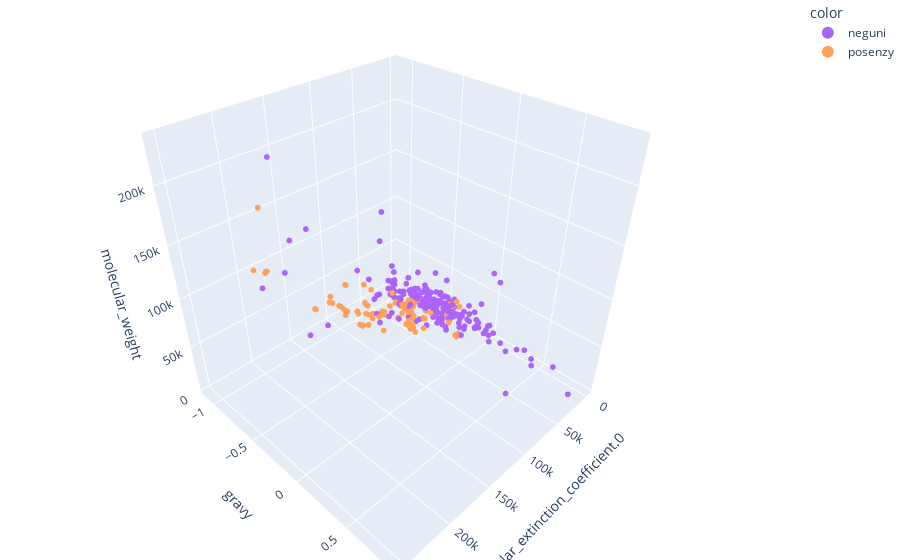

Notebook code for this chart:
### Code cell
#this code enables drawing a 3D graph of the proteins. Each dot represents one protein with the values of a given physiochemical
#trait and laid out in a 3D space. Select the properties 

total['size'] = 10
color_discrete_map = {'neg': 'rgb(0,0, 255)', 'pos': 'rgb(255, 0, 128)', 'enzy': 'rgb(0,255,0)'}


fig = express.scatter_3d(total,
                         x='physical_property_1', y='physical_property_2', z='physical_property_3',
                         color='color',
                         size='size',
                         size_max=20,
                         hover_name='name',
                         hover_data=['physical_property_1', 
                                     'physical_property_2', 
                                     'physical_property_3'],
                         color_discrete_map=color_discrete_map)
fig.update_traces(marker=dict(size=2))
fig.update_layout(margin=dict(l=0, r=0, b=0, t=0))
fig.write_html("examplefile.html")
fig.show()

### Figure 1 — Plotly figure (JSON) as saved in the notebook; plotly's stock layout.template omitted (floating-point values rounded to 4 significant figures; data arrays with more than 128 entries replaced by an {"elided": "..."} marker saying what was removed)
{"data": [{"customdata": {"elided": "200x1 int values"}, "hovertemplate": "<b>%{hovertext}</b><br><br>color=neguni<br>molar_extinction_coefficient.0=%{x}<br>gravy=%{y}<br>molecular_weight=%{z}<br>size=%{marker.size}<br>molar_extinction_coefficient.1=%{customdata[0]}<extra></extra>", "hovertext": {"elided": "200 str values"}, "legendgroup": "neguni", "marker": {"color": "#ab63fa", "size": 2, "sizemode": "area", "sizeref": 0.025, "symbol": "circle"}, "mode": "markers", "name": "neguni", "scene": "scene", "showlegend": true, "type": "scatter3d", "x": {"elided": "200 int values"}, "y": {"elided": "200 float values"}, "z": {"elided": "200 float values"}}, {"customdata": [[87670], [70040], [109780], [69580], [93740], [93865], [76780], [82280], [108765], [125625], [75985], [56630], [131125], [141445], [73465], [35410], [82280], [96510], [213730], [40950], [43360], [79425], [221750], [35410], [17545], [55935], [83770], [45840], [72310], [68425], [48025], [47120], [161495], [77350], [109780], [115405], [35450], [36120], [65210], [79550], [109780], [42440], [93170], [39460], [109780], [54110], [73800], [119220], [34045], [55475], [80220], [61880], [40005], [161495], [106605], [109780], [190810], [93170], [54110], [86540], [113345], [32430], [61770], [215220], [109780], [70040], [40950], [53540], [16960], [111270], [131125], [17545], [93170], [213730], [40005], [54110], [142920], [105910], [120585], [46075], [74495], [129735], [90550], [32555], [131125], [102455], [82530], [5960], [129635], [144410], [70040], [61770], [77240], [213730], [57550], [45045], [141445], [106605], [109780], [59375]], "hovertemplate": "<b>%{hovertext}</b><br><br>color=posenzy<br>molar_extinction_coefficient.0=%{x}<br>gravy=%{y}<br>molecular_weight=%{z}<br>size=%{marker.size}<br>molar_extinction_coefficient.1=%{customdata[0]}<extra></extra>", "hovertext": ["EN5238839|AE|C7UP58|bacteriocin", "EN17058372|E|E6LTH2|bacteriocin", "EN9522796|D|E1LPX6|bacteriocin", "EN83948943||GM0100|ami/CBD", "EN40381627|A|Q8Y3Y8|bacteriocin,MurA", "EN37813984||C5WI88|Putative", "EN74381557|D|C7UG56|bacteriocin", "EN91928449|D|C7X2G1|bacteriocin", "EN72428916|E|D2ELY6|bacteriocin", "EN29697653|DE|F1AH98|phage", "EN16589317|D|B7ITQ7|bacteriocin", "EN14703006|D|E6IH29|bacteriocin", "EN15512651|D|D2FES5|bacteriocin", "EN69415597|E|E6GRF0|bacteriocin", "EN56848203||GM0085|Lg237", "EN19469879|E|C5CM19|bacteriocin", "EN66376966|E|C2NZ83|bacteriocin", "EN42916|E|Q4EJD5|bacteriocin", "EN2663333|BD|F4FJM4|bacteriocin", "EN96116760|A|Q06285|Lysozyme", "EN93359138|D|Q0SPN3|bacteriocin", "EN368579|D|C3EV83|bacteriocin", "EN14571692|BD|F8KNG2|bacteriocin", "EN16323464|E|D9X7H2|bacteriocin", "EN47581190|E|F2HMM5|bacteriocin", "EN7026256|D|Q30LD5|phage", "EN99754592|E|Q81CR9|bacteriocin", "EN68508612|E|Q4ES87|bacteriocin", "EN10753092|D|P10547|Lysostaphin,lysostaphin", "EN36655980||P19385|Lysozyme", "EN26179638|D|Q3EX63|bacteriocin", "EN86116086|D|B3Z227|bacteriocin", "EN96683627|D|A0EX80|phage", "EN6732354|D|E8ZDN7|phage", "EN19933122|D|Q706F9|bacteriocin,LytAHER", "EN85128695|D|Q2HQ89|bacteriocin", "EN98101007|A|P12068|Lysozyme", "EN1781313|D|B5LPS9|phage", "EN65427943|E|D1QYS0|bacteriocin", "EN31651539||GM0025|A-S391", "EN66856026|D|Q8RJU0|bacteriocin", "EN60134206|A|P37712|Lysozyme", "EN74495191|A|Q833G2|bacteriocin", "EN18723640|A|P00702|Lysozyme", "EN11569285|D|Q706F5|bacteriocin,LytAB6", "EN41076860|D|C3IPD5|bacteriocin", "EN98442010||P0C2T5|Probable", "EN28105681||GM0130|pLW11-N114A", "EN97645888|D|A3I5E3|bacteriocin", "EN6487888|D|D6TB96|bacteriocin", "EN85345488|AE|D8KHG9|bacteriocin", "EN74904420||GM0014|Ply187AN", "EN42519361|D|G4ETI0|bacteriocin", "EN2339415|D|Q4ZDT5|phage", "EN12629513||GM0183|SAL-1D3(I26Q114H486)", "EN59086146|D|Q2HQ86|bacteriocin", "EN9175723|BD|Q93IM3|bacteriocin", "EN86084974|AE|E6EP69|bacteriocin", "EN70068718|D|C3IUI1|bacteriocin", "EN71534622|E|Q8P2E4|bacteriocin", "EN42963034|DE|F3TY67|bacteriocin", "EN31025798|E|F3LT60|bacteriocin", "EN3796846|D|Q2YVT4|N-acetylmuramoyl-L-alanine", "EN43979169|BD|F9JZQ5|bacteriocin", "EN89048468|D|Q2HQ82|bacteriocin", "EN83269519|E|G3YZT0|bacteriocin", "EN82911245|A|P24364|Lysozyme", "EN26106247|D|B1RPW5|bacteriocin", "EN95505406||GM0110|Q199A", "EN52051026|D|E8ZDJ2|phage", "EN25765119|DE|C8LNH5|bacteriocin", "EN79458167|E|A5GYT2|phage", "EN98695026|A|C2DBN3|bacteriocin", "EN21641445|BD|A6QFR2|bacteriocin", "EN11846040|E|F5ZJQ2|bacteriocin", "EN42758913|D|Q81WA9|bacteriocin,PlyL", "EN79993960|D|A6TYG6|bacteriocin", "EN53613847|A|Q3DSL3|bacteriocin", "EN51197103|DE|C4WDQ7|bacteriocin", "EN19974430|E|D7VVF1|bacteriocin", "EN65417011|D|D8H145|bacteriocin", "EN2652831|D|F3TY71|bacteriocin", "EN2062290|E|E4A1R8|bacteriocin", "EN611722|E|C5DB19|bacteriocin", "EN35919947||Q2FX77|Autolysin", "EN34493621||GM0098|endo/CBD", "EN35759152|D|B7IYB4|bacteriocin", "EN16586210||GM0142|D4", "EN67517384|D|D2UNF1|bacteriocin", "EN2810889|D|A1KXB4|phage", "EN63331201|E|E3BZC1|bacteriocin", "EN8243405|D|F0DEK9|bacteriocin", "EN95459147|AE|A5GYL4|phage", "EN82799223|BD|E5QQT8|bacteriocin", "EN5046348|E|A8ATJ1|phage", "EN1001507|E|F8XXE8|bacteriocin", "EN80285743|E|E6F284|bacteriocin", "EN16833965|D|D6QY02|phage", "EN5098932|D|Q2HQ84|bacteriocin", "EN5236286|A|D5GYE2|bacteriocin"], "legendgroup": "posenzy", "marker": {"color": "#FFA15A", "size": 2, "sizemode": "area", "sizeref": 0.025, "symbol": "circle"}, "mode": "markers", "name": "posenzy", "scene": "scene", "showlegend": true, "type": "scatter3d", "x": [87670, 69790, 109780, 69330, 93740, 93740, 76780, 82280, 108640, 125250, 75860, 56380, 130750, 141070, 73340, 35410, 82280, 96260, 213730, 40450, 42860, 79300, 221750, 35410, 17420, 55810, 83770, 45840, 72310, 68300, 47900, 46870, 161120, 77350, 109780, 115280, 34950, 35870, 65210, 79300, 109780, 41940, 93170, 38960, 109780, 53860, 73800, 118720, 33920, 55350, 80220, 61880, 39880, 161120, 106230, 109780, 190810, 93170, 53860, 86290, 113220, 32430, 61770, 215220, 109780, 69790, 40450, 53290, 16960, 111270, 130750, 17420, 93170, 213730, 39880, 53860, 142670, 105660, 120210, 45950, 74370, 129610, 90300, 32430, 130750, 102330, 82280, 5960, 129260, 144160, 69790, 61770, 77240, 213730, 57300, 44920, 141070, 106230, 109780, 59250], "y": [-0.2482, -0.4968, -0.8146, -0.5, -0.7381, -0.2659, -0.208, -0.3412, -0.5918, -0.4208, -0.3695, -0.6668, -0.4401, -0.5203, -0.3939, -0.1276, -0.6043, -0.6211, -0.6166, -0.1102, -0.4735, -0.6271, -0.6636, -0.2536, -0.3479, -0.4774, -0.6246, -0.6064, -0.5882, -0.4392, -0.6361, -0.6216, -0.6888, -0.8759, -0.8899, -0.7786, -0.1226, -0.5912, -0.8994, -0.5588, -0.8538, -0.5992, -0.2252, -0.1306, -0.9066, -0.6453, -0.3677, -0.6023, -0.5029, -0.6865, -0.2993, -0.6064, -0.5945, -0.6801, -0.6057, -0.8241, -0.9053, -0.2305, -0.6385, -0.2978, -0.5214, -0.1765, -0.3209, -0.6119, -0.8063, -0.5311, -0.4729, -0.4953, -0.35, -0.811, -0.4372, -0.3108, -0.1748, -0.6203, -0.5805, -0.5885, -0.6633, -0.4667, -0.5767, -0.6187, -0.3362, -0.8128, -0.6699, -0.5038, -0.4663, -0.4463, -0.6254, -0.4696, -0.4435, -0.6829, -0.5198, -0.3051, -0.3112, -0.6069, -0.6526, -0.1652, -0.5125, -0.5895, -0.8155, -0.2617], "z": [46530.0, 44690.0, 36450.0, 33610.0, 63570.0, 48490.0, 38870.0, 37890.0, 46910.0, 53900.0, 30420.0, 31280.0, 54330.0, 97690.0, 33620.0, 47630.0, 31440.0, 33380.0, 137400.0, 16280.0, 38610.0, 32360.0, 139500.0, 30450.0, 27910.0, 36430.0, 31400.0, 30670.0, 53090.0, 38250.0, 21260.0, 26180.0, 72030.0, 26590.0, 36780.0, 36600.0, 16480.0, 28500.0, 35050.0, 43050.0, 36640.0, 14790.0, 45520.0, 16170.0, 36920.0, 26200.0, 46600.0, 53940.0, 26890.0, 27350.0, 46500.0, 17740.0, 29960.0, 72020.0, 54780.0, 36410.0, 170100.0, 47430.0, 26200.0, 44210.0, 52580.0, 49110.0, 35940.0, 137100.0, 36460.0, 44840.0, 14300.0, 38080.0, 8640.0, 36520.0, 54500.0, 27960.0, 45480.0, 137400.0, 27010.0, 26410.0, 70850.0, 50110.0, 53670.0, 19260.0, 30330.0, 62530.0, 32850.0, 17720.0, 54030.0, 33840.0, 34410.0, 5126.0, 53970.0, 71070.0, 44830.0, 35960.0, 46360.0, 138300.0, 36200.0, 32130.0, 97720.0, 54760.0, 36440.0, 43830.0]}], "layout": {"autosize": true, "legend": {"itemsizing": "constant", "title": {"text": "color"}, "tracegroupgap": 0}, "margin": {"b": 0, "l": 0, "r": 0, "t": 0}, "scene": {"aspectmode": "auto", "aspectratio": {"x": 1, "y": 1, "z": 1}, "domain": {"x": [0, 1], "y": [0, 1]}, "xaxis": {"title": {"text": "molar_extinction_coefficient.0"}, "type": "linear"}, "yaxis": {"title": {"text": "gravy"}, "type": "linear"}, "zaxis": {"title": {"text": "molecular_weight"}, "type": "linear"}}}}
